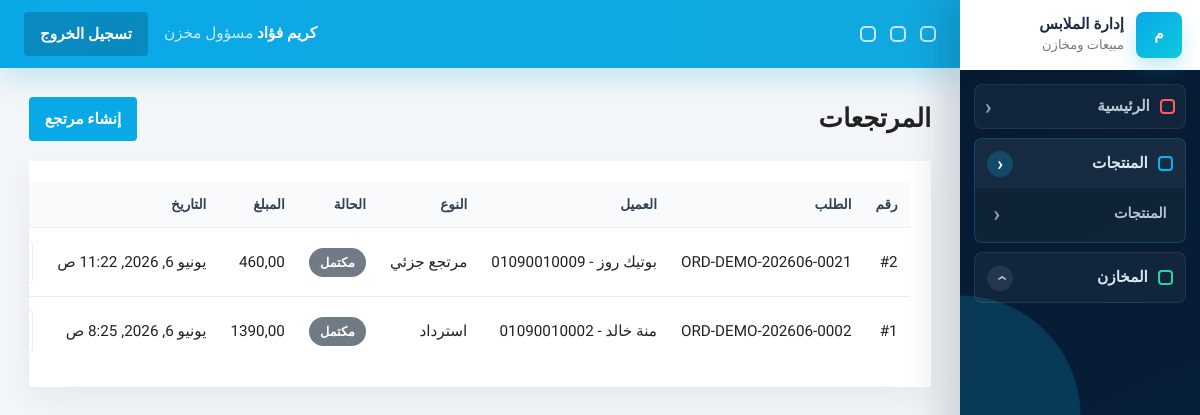
The app's page /returns/ (signed in), older data.
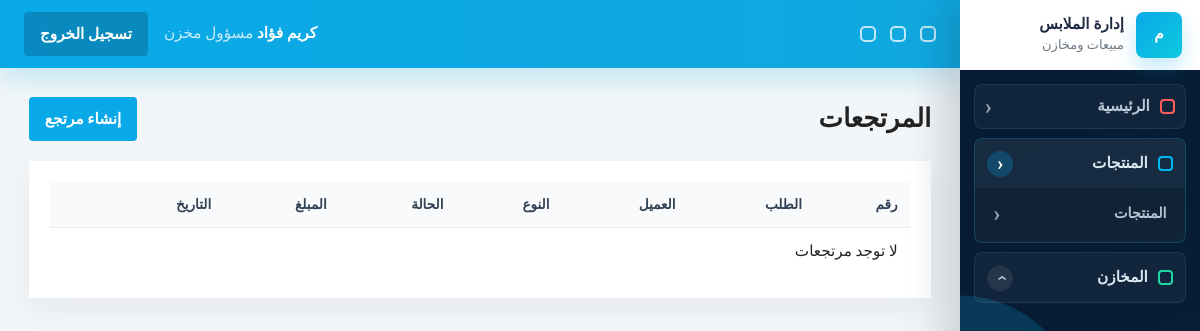
The same page, newer data.
### accounts/models.py (models this page shows)
class User(AbstractUser):
    ROLE_MANAGER = 'manager'
    ROLE_SALES = 'sales'
    ROLE_WAREHOUSE = 'warehouse'
    ROLE_CHOICES = [
        (ROLE_MANAGER, 'مسؤول النظام'),
        (ROLE_SALES, 'مندوب مبيعات'),
        (ROLE_WAREHOUSE, 'مسؤول مخزن'),
    ]
    role = models.CharField(max_length=20, choices=ROLE_CHOICES, default=ROLE_SALES, db_index=True)
    phone = models.CharField(max_length=20, blank=True, null=True)
    created_at = models.DateTimeField(auto_now_add=True, db_index=True)
    class Meta:
        indexes = [
            models.Index(fields=['role', 'is_active']),
            models.Index(fields=['created_at']),
        ]
    @property
    def is_manager(self):
        return self.role == self.ROLE_MANAGER or self.is_superuser
    @property
    def is_sales(self):
        return self.role == self.ROLE_SALES
    @property
    def is_warehouse(self):
        return self.role == self.ROLE_WAREHOUSE

### returns/models.py (models this page shows, shortened)
class SalesReturn(models.Model):
    TYPE_REFUND = 'refund'
    TYPE_EXCHANGE = 'exchange'
    TYPE_PARTIAL_RETURN = 'partial_return'
    RETURN_TYPE_CHOICES = [
        (TYPE_REFUND, 'استرداد'),
        (TYPE_EXCHANGE, 'استبدال'),
        (TYPE_PARTIAL_RETURN, 'مرتجع جزئي'),
    ]
    STATUS_DRAFT = 'draft'
    STATUS_APPROVED = 'approved'
    STATUS_COMPLETED = 'completed'
    STATUS_REJECTED = 'rejected'
    STATUS_CHOICES = [
        (STATUS_DRAFT, 'مسودة'),
        (STATUS_APPROVED, 'معتمد'),
        (STATUS_COMPLETED, 'مكتمل'),
        (STATUS_REJECTED, 'مرفوض'),
    ]
    order = models.ForeignKey(Order, on_delete=models.PROTECT, related_name='sales_returns')
    customer = models.ForeignKey(Customer, on_delete=models.SET_NULL, null=True, blank=True, related_name='sales_returns')
    return_type = models.CharField(max_length=30, choices=RETURN_TYPE_CHOICES, default=TYPE_PARTIAL_RETURN, db_index=True)
    status = models.CharField(max_length=20, choices=STATUS_CHOICES, default=STATUS_DRAFT, db_index=True)
    reason = models.TextField(blank=True, null=True)
    refund_amount = models.DecimalField(max_digits=12, decimal_places=2, default=0)
    created_by = models.ForeignKey(settings.AUTH_USER_MODEL, on_delete=models.SET_NULL, null=True, blank=True, related_name='created_sales_returns')
    approved_by = models.ForeignKey(settings.AUTH_USER_MODEL, on_delete=models.SET_NULL, null=True, blank=True, related_name='approved_sales_returns')
    completed_by = models.ForeignKey(settings.AUTH_USER_MODEL, on_delete=models.SET_NULL, null=True, blank=True, related_name='completed_sales_returns')
    created_at = models.DateTimeField(auto_now_add=True, db_index=True)
    updated_at = models.DateTimeField(auto_now=True)
    class Meta:
        indexes = [
            models.Index(fields=['status', 'created_at']),
            models.Index(fields=['return_type', 'created_at']),
            models.Index(fields=['order', 'status']),
        ]

### orders/models.py (models this page shows, shortened)
class Order(models.Model):
    DOCUMENT_SALE = 'sale'
    DOCUMENT_QUOTE = 'quote'
    DOCUMENT_SAMPLE = 'sample'
    DOCUMENT_TYPE_CHOICES = [
        (DOCUMENT_SALE, 'Sale'),
        (DOCUMENT_QUOTE, 'Priced quote'),
        (DOCUMENT_SAMPLE, 'Sample / free issue'),
    ]
    TYPE_B2C = 'b2c'
    TYPE_B2B = 'b2b'
    ORDER_TYPE_CHOICES = [
        (TYPE_B2C, 'قطاعي'),
        (TYPE_B2B, 'جملة'),
    ]
    STATUS_DRAFT = 'draft'
    STATUS_CONFIRMED = 'confirmed'
    STATUS_PREPARING = 'preparing'
    STATUS_READY = 'ready'
    STATUS_COMPLETED = 'completed'
    STATUS_CANCELLED = 'cancelled'
    STATUS_PARTIALLY_RETURNED = 'partially_returned'
    STATUS_RETURNED = 'returned'
    STATUS_CHOICES = [
        (STATUS_DRAFT, 'مسودة'),
        (STATUS_CONFIRMED, 'مؤكد'),
        (STATUS_PREPARING, 'قيد التجهيز'),
        (STATUS_READY, 'جاهز'),
        (STATUS_COMPLETED, 'مكتمل'),
        (STATUS_CANCELLED, 'ملغي'),
        (STATUS_PARTIALLY_RETURNED, 'مرتجع جزئيا'),
        (STATUS_RETURNED, 'مرتجع'),
    ]
    PAYMENT_UNPAID = 'unpaid'
    PAYMENT_PARTIAL = 'partial'
    PAYMENT_PAID = 'paid'
    PAYMENT_STATUS_CHOICES = [
        (PAYMENT_UNPAID, 'غير مدفوع'),
        (PAYMENT_PARTIAL, 'مدفوع جزئيا'),
        (PAYMENT_PAID, 'مدفوع بالكامل'),
    ]
    METHOD_CASH = 'cash'
    METHOD_COD = 'cod'
    METHOD_BANK = 'bank_transfer'
    METHOD_WALLET = 'wallet_transfer'
    PAYMENT_METHOD_CHOICES = [
        (METHOD_CASH, 'نقدي'),
        (METHOD_COD, 'الدفع عند الاستلام'),
        (METHOD_BANK, 'تحويل بنكي مسجل يدويا'),
        (METHOD_WALLET, 'تحويل محفظة مسجل يدويا'),
    ]
    order_number = models.CharField(max_length=50, unique=True, db_index=True)
    document_type = models.CharField(max_length=20, choices=DOCUMENT_TYPE_CHOICES, default=DOCUMENT_SALE, db_index=True)
    order_type = models.CharField(max_length=10, choices=ORDER_TYPE_CHOICES)
    customer = models.ForeignKey(Customer, on_delete=models.SET_NULL, null=True)
    warehouse = models.ForeignKey(Warehouse, on_delete=models.SET_NULL, null=True)
    status = models.CharField(max_length=20, choices=STATUS_CHOICES, default=STATUS_DRAFT, db_index=True)
    payment_status = models.CharField(max_length=20, choices=PAYMENT_STATUS_CHOICES, default=PAYMENT_UNPAID, db_index=True)
    payment_method = models.CharField(max_length=30, choices=PAYMENT_METHOD_CHOICES, default=METHOD_CASH)
    wallet_from_number = models.CharField(max_length=50, blank=True, null=True)
    wallet_to_number = models.CharField(max_length=50, blank=True, null=True)
    subtotal = models.DecimalField(max_digits=12, decimal_places=2, default=0)
    discount = models.DecimalField(max_digits=12, decimal_places=2, default=0)
    discount_amount = models.DecimalField(max_digits=12, decimal_places=2, default=0, validators=[MinValueValidator(0)])
    discount_percentage = models.DecimalField(max_digits=5, decimal_places=2, default=0, validators=[MinValueValidator(0), MaxValueValidator(100)])
    discount_reason = models.TextField(blank=True, null=True)
    discount_approved_by = models.ForeignKey(
        settings.AUTH_USER_MODEL,
        on_delete=models.SET_NULL,
        null=True,
        blank=True,
        related_name='approved_order_discounts',
    )
    total = models.DecimalField(max_digits=12, decimal_places=2, default=0)
    total_cost = models.DecimalField(max_digits=12, decimal_places=2, default=0)
    gross_profit = models.DecimalField(max_digits=12, decimal_places=2, default=0)
    paid_amount = models.DecimalField(max_digits=12, decimal_places=2, default=0)
    remaining_amount = models.DecimalField(max_digits=12, decimal_places=2, default=0)
    notes = models.TextField(blank=True, null=True)
    created_by = models.ForeignKey(settings.AUTH_USER_MODEL, on_delete=models.SET_NULL, null=True)
    created_at = models.DateTimeField(auto_now_add=True, db_index=True)
    updated_at = models.DateTimeField(auto_now=True)
    class Meta:
        indexes = [
            models.Index(fields=['order_number']),
            models.Index(fields=['status', 'created_at']),
            models.Index(fields=['created_at']),
        ]
    def __str__(self):
        return self.order_number

### customers/models.py (models this page shows)
class Customer(models.Model):
    TYPE_B2C = 'b2c'
    TYPE_B2B = 'b2b'
    TYPE_RETAIL = 'retail'
    TYPE_WHOLESALE = 'wholesale'
    TYPE_VIP = 'vip'
    TYPE_INACTIVE = 'inactive'
    TYPE_POTENTIAL = 'potential'
    TYPE_PROBLEM = 'problem_customer'
    CUSTOMER_TYPE_CHOICES = [
        (TYPE_B2C, 'عميل فردي'),
        (TYPE_B2B, 'عميل جملة / شركة'),
        (TYPE_RETAIL, 'قطاعي'),
        (TYPE_WHOLESALE, 'جملة'),
        (TYPE_VIP, 'VIP'),
        (TYPE_INACTIVE, 'غير نشط'),
        (TYPE_POTENTIAL, 'محتمل'),
        (TYPE_PROBLEM, 'عميل يحتاج متابعة'),
    ]
    name = models.CharField(max_length=200, db_index=True)
    customer_type = models.CharField(max_length=30, choices=CUSTOMER_TYPE_CHOICES, default=TYPE_RETAIL, db_index=True)
    phone = models.CharField(max_length=20, db_index=True)
    whatsapp = models.CharField(max_length=20, blank=True, null=True)
    email = models.EmailField(blank=True, null=True)
    company_name = models.CharField(max_length=200, blank=True, null=True)
    tax_number = models.CharField(max_length=100, blank=True, null=True)
    address = models.TextField(blank=True, null=True)
    credit_limit = models.DecimalField(max_digits=12, decimal_places=2, default=0, validators=[MinValueValidator(0)])
    opening_balance = models.DecimalField(max_digits=12, decimal_places=2, default=0)
    notes = models.TextField(blank=True, null=True)
    is_active = models.BooleanField(default=True, db_index=True)
    created_by = models.ForeignKey(settings.AUTH_USER_MODEL, on_delete=models.SET_NULL, null=True)
    created_at = models.DateTimeField(auto_now_add=True, db_index=True)
    class Meta:
        indexes = [
            models.Index(fields=['phone']),
            models.Index(fields=['name', 'phone']),
            models.Index(fields=['created_at']),
        ]
    def __str__(self):
        return f'{self.name} - {self.phone}'

### returns/views.py (the view)
# urls.py: path('', views.SalesReturnListView.as_view(), name='list'),
class SalesReturnListView(RoleRequiredMixin, ListView):
    allowed_roles = ('manager', 'sales', 'warehouse')
    model = SalesReturn
    template_name = 'returns/list.html'
    context_object_name = 'returns'
    paginate_by = 20
    def get_queryset(self):
        qs = SalesReturn.objects.select_related('order', 'customer', 'created_by').order_by('-created_at')
        if self.request.user.role == 'sales' and not self.request.user.is_superuser:
            qs = qs.filter(created_by=self.request.user)
        status = self.request.GET.get('status')
        if status:
            qs = qs.filter(status=status)
        return qs

### accounts/permissions.py (called while the page is built)
def has_role(user, *roles):
    if not user.is_authenticated:
        return False
    if user.is_superuser or getattr(user, 'role', None) == 'manager':
        return True
    return getattr(user, 'role', None) in roles

    def test_func(self):
        return has_role(self.request.user, *self.allowed_roles)

### templates/returns/list.html (shortened to what this page needs)
{% extends 'base.html' %}
{% block content %}
<div class="page-head">
    <h1>المرتجعات</h1>
    <a class="btn btn-primary" href="{% url 'returns:create' %}">إنشاء مرتجع</a>
</div>
<div class="table-wrap card">
    <table>
        <thead><tr><th>رقم</th><th>الطلب</th><th>العميل</th><th>النوع</th><th>الحالة</th><th>المبلغ</th><th>التاريخ</th><th></th></tr></thead>
        <tbody>
        {% for ret in returns %}
            <tr>
                <td>#{{ ret.pk }}</td>
                <td>{{ ret.order }}</td>
                <td>{{ ret.customer|default:'-' }}</td>
                <td>{{ ret.get_return_type_display }}</td>
                <td><span class="badge">{{ ret.get_status_display }}</span></td>
                <td>{{ ret.refund_amount }}</td>
                <td>{{ ret.created_at }}</td>
                <td><a class="btn btn-light" href="{% url 'returns:detail' ret.pk %}">التفاصيل</a></td>
            </tr>
        {% empty %}
            <tr><td colspan="8">لا توجد مرتجعات</td></tr>
        {% endfor %}
        </tbody>
    </table>
</div>
{% endblock %}

### templates/base.html (shortened to what this page needs)
{% load static %}
<!doctype html>
<html lang="ar" dir="rtl">
<head>
    <link rel="stylesheet" href="{% static 'css/main.css' %}">
</head>
<body>
{% if request.user.is_authenticated %}
<div class="app-shell">
    {% include 'partials/sidebar.html' %}
    <main class="main-area">
        {% include 'partials/navbar.html' %}
        <section class="page-content">
            {% block content %}{% endblock %}
        </section>
    </main>
</div>
{% else %}
    {% block auth_content %}{% endblock %}
{% endif %}
</body>
</html>

### templates/partials/sidebar.html (shortened to what this page needs)
<aside class="sidebar">
    <div class="brand">
        <div class="brand-mark">م</div>
        <div>
            <strong>إدارة الملابس</strong>
            <span>مبيعات ومخازن</span>
        </div>
    </div>
    <nav class="side-nav" aria-label="القائمة الرئيسية">
        <a class="nav-link nav-single" href="{% url 'dashboard:index' %}">
            <span class="nav-icon color-red"></span>
            <span class="nav-text">الرئيسية</span>
            <span class="nav-arrow">‹</span>
        </a>
        {% if request.user.is_manager or request.user.is_warehouse %}
            <div class="nav-group">
                <button class="nav-group-toggle" type="button" data-nav-group-toggle aria-expanded="false">
                    <span class="nav-icon color-cyan"></span>
                    <span class="nav-text">المنتجات</span>
                    <span class="nav-chevron" aria-hidden="true">‹</span>
                </button>
                <div class="nav-group-panel">
                    <a class="nav-link" href="{% url 'products:list' %}"><span class="nav-text">المنتجات</span><span class="nav-arrow">‹</span></a>
                </div>
            </div>
            <div class="nav-group">
                <button class="nav-group-toggle" type="button" data-nav-group-toggle aria-expanded="false">
                    <span class="nav-icon color-green"></span>
                    <span class="nav-text">المخازن</span>
                    <span class="nav-chevron" aria-hidden="true">‹</span>
                </button>
            </div>
        {% endif %}
    </nav>
</aside>

### templates/partials/navbar.html (shortened to what this page needs)
<header class="topbar">
    <div class="topbar-tools" aria-hidden="true">
        <span></span>
        <span></span>
        <span></span>
    </div>
    <div class="topbar-user">
        <strong>{{ request.user.get_full_name|default:request.user.username }}</strong>
        <span>{{ request.user.get_role_display }}</span>
    </div>
    <form method="post" action="{% url 'accounts:logout' %}">
        <button class="btn btn-secondary" type="submit">تسجيل الخروج</button>
    </form>
</header>

Row changes from the older to the newer data that the page shows:
removed SalesReturn: pk "2", order "ORD-DEMO-202606-0021", customer "بوتيك روز - 01090010009", return_type "مرتجع جزئي", status "مكتمل", refund_amount "460,00", created_at "يونيو 6, 2026, 11:22 ص"
removed SalesReturn: pk "1", order "ORD-DEMO-202606-0002", customer "منة خالد - 01090010002", return_type "استرداد", status "مكتمل", refund_amount "1390,00", created_at "يونيو 6, 2026, 8:25 ص"
Text that changed along with them:
text now shown: "لا توجد مرتجعات"
